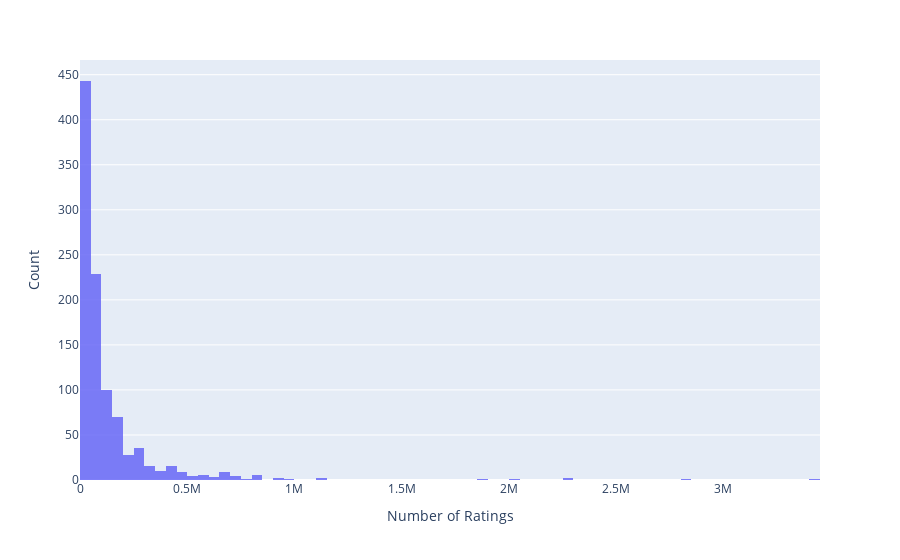

The cell this chart's notebook holds for it:
### Markdown cell above
We can see that more than 1/5 th of the books have between 300 - 350 pages. The biggest book contains more than 1800 pages.

### Code cell
# histogram for number of ratings
 
fig = px.histogram(books, x="no_of_ratings",opacity=0.8, color_discrete_sequence=['#6060f7'])
fig.update_layout(xaxis_title_text='Number of Ratings',
                  yaxis_title_text='Count')
fig.update_xaxes(nticks=15)
fig.show()

### Figure 1 — Plotly figure (JSON) as saved in the notebook; plotly's stock layout.template omitted (floating-point values rounded to 4 significant figures; data arrays with more than 128 entries replaced by an {"elided": "..."} marker saying what was removed)
{"data": [{"alignmentgroup": "True", "bingroup": "x", "hovertemplate": "no_of_ratings=%{x}<br>count=%{y}<extra></extra>", "legendgroup": "", "marker": {"color": "#6060f7", "opacity": 0.8}, "name": "", "offsetgroup": "", "orientation": "v", "showlegend": false, "type": "histogram", "x": {"elided": "1000 int values"}, "xaxis": "x", "yaxis": "y"}], "layout": {"barmode": "relative", "legend": {"tracegroupgap": 0}, "margin": {"t": 60}, "xaxis": {"anchor": "y", "domain": [0, 1], "nticks": 15, "title": {"text": "Number of Ratings"}}, "yaxis": {"anchor": "x", "domain": [0, 1], "title": {"text": "Count"}}}}
